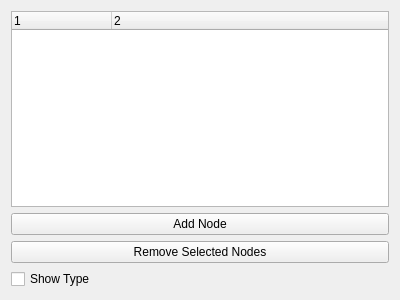
<?xml version="1.0" encoding="UTF-8"?>
<ui version="4.0">
    <class>Form_SceneManager</class>
    <widget class="QWidget" name="Form_SceneManager">
        <property name="geometry">
            <rect>
                <x>0</x>
                <y>0</y>
                <width>400</width>
                <height>300</height>
            </rect>
        </property>
        <property name="windowTitle">
            <string>Form</string>
        </property>
        <layout class="QVBoxLayout" name="verticalLayout">
            <item>
                <widget class="QTreeWidget" name="treeWidget">
                    <property name="columnCount">
                        <number>2</number>
                    </property>
                    <column>
                        <property name="text">
                            <string notr="true">1</string>
                        </property>
                    </column>
                    <column>
                        <property name="text">
                            <string notr="true">2</string>
                        </property>
                    </column>
                </widget>
            </item>
            <item>
                <layout class="QGridLayout" name="gridLayout">
                    <item row="3" column="0">
                        <widget class="QCheckBox" name="checkBox_ShowType">
                            <property name="text">
                                <string>Show Type</string>
                            </property>
                        </widget>
                    </item>
                    <item row="1" column="0">
                        <widget class="QPushButton" name="pushButton_AddNode">
                            <property name="text">
                                <string>Add Node</string>
                            </property>
                        </widget>
                    </item>
                    <item row="2" column="0">
                        <widget class="QPushButton" name="pushButton_RemoveNode">
                            <property name="text">
                                <string>Remove Selected Nodes</string>
                            </property>
                        </widget>
                    </item>
                </layout>
            </item>
        </layout>
    </widget>
    <resources/>
    <connections/>
</ui>
